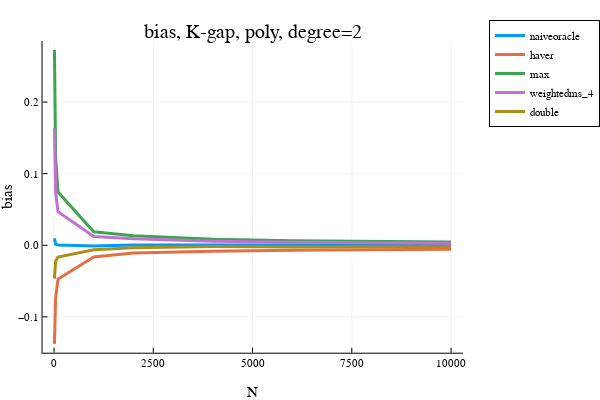

Notebook source saved alongside this figure:
### Code cell
x = opt.N_ary
i = 1; plot(x, bias[:,i], label=estimator_names[i], linewidth=3)
i = 2; plot!(x, bias[:,i], label=estimator_names[i], linewidth=3)
# i = 3; plot!(x, bias[:,i], label=estimator_names[i], linewidth=3)
i = 4; plot!(x, bias[:,i], label=estimator_names[i], linewidth=3)
i = 5; plot!(x, bias[:,i], label=estimator_names[i], linewidth=3)
i = 6; plot!(x, bias[:,i], label=estimator_names[i], linewidth=3)
plot!(xlabel="N", ylabel="bias", legend=:outertopright)  
title!("bias, K-gap, poly, degree=2")

### Figure 1 — Plotly figure (JSON) as saved in the notebook; plotly's stock layout.template omitted (floating-point values rounded to 4 significant figures)
{"data": [{"colorbar": {"title": {"text": ""}}, "legendgroup": "naiveoracle", "line": {"color": "rgba(0, 154, 250, 1.000)", "dash": "solid", "shape": "linear", "width": 3}, "mode": "lines", "name": "naiveoracle", "showlegend": true, "type": "scatter", "x": [10, 20, 40, 100, 1000, 2000, 4000, 6000, 8000, 10000], "xaxis": "x", "y": [0.009579, 0.002272, 0.001461, 0.0004929, -0.001059, 0.0004075, 0.0005265, 0.0005471, 0.0008722, 0.0005776], "yaxis": "y", "zmax": null, "zmin": null}, {"colorbar": {"title": {"text": ""}}, "legendgroup": "haver", "line": {"color": "rgba(227, 111, 71, 1.000)", "dash": "solid", "shape": "linear", "width": 3}, "mode": "lines", "name": "haver", "showlegend": true, "type": "scatter", "x": [10, 20, 40, 100, 1000, 2000, 4000, 6000, 8000, 10000], "xaxis": "x", "y": [-0.1377, -0.09951, -0.07366, -0.04724, -0.0164, -0.01095, -0.008287, -0.007043, -0.006068, -0.005471], "yaxis": "y", "zmax": null, "zmin": null}, {"colorbar": {"title": {"text": ""}}, "legendgroup": "max", "line": {"color": "rgba(62, 164, 78, 1.000)", "dash": "solid", "shape": "linear", "width": 3}, "mode": "lines", "name": "max", "showlegend": true, "type": "scatter", "x": [10, 20, 40, 100, 1000, 2000, 4000, 6000, 8000, 10000], "xaxis": "x", "y": [0.2729, 0.1856, 0.1226, 0.07422, 0.01887, 0.01335, 0.008326, 0.006396, 0.005302, 0.004468], "yaxis": "y", "zmax": null, "zmin": null}, {"colorbar": {"title": {"text": ""}}, "legendgroup": "weightedms_4", "line": {"color": "rgba(195, 113, 210, 1.000)", "dash": "solid", "shape": "linear", "width": 3}, "mode": "lines", "name": "weightedms_4", "showlegend": true, "type": "scatter", "x": [10, 20, 40, 100, 1000, 2000, 4000, 6000, 8000, 10000], "xaxis": "x", "y": [0.1631, 0.113, 0.07427, 0.04699, 0.01223, 0.00906, 0.005557, 0.004271, 0.003535, 0.00296], "yaxis": "y", "zmax": null, "zmin": null}, {"colorbar": {"title": {"text": ""}}, "legendgroup": "double", "line": {"color": "rgba(172, 142, 24, 1.000)", "dash": "solid", "shape": "linear", "width": 3}, "mode": "lines", "name": "double", "showlegend": true, "type": "scatter", "x": [10, 20, 40, 100, 1000, 2000, 4000, 6000, 8000, 10000], "xaxis": "x", "y": [-0.0466, -0.03741, -0.02218, -0.01644, -0.006392, -0.003425, -0.001833, -0.002558, -0.002716, -0.002027], "yaxis": "y", "zmax": null, "zmin": null}], "layout": {"annotations": [{"font": {"color": "rgba(0, 0, 0, 1)", "family": "sans-serif", "size": 20}, "rotation": 0, "showarrow": false, "text": "bias, K-gap, poly, degree=2", "x": 0.5424, "xanchor": "center", "xref": "paper", "y": 1, "yanchor": "top", "yref": "paper"}], "height": 400, "legend": {"bgcolor": "rgba(255, 255, 255, 1.000)", "bordercolor": "rgba(0, 0, 0, 1)", "borderwidth": 1, "font": {"color": "rgba(0, 0, 0, 1)", "family": "sans-serif", "size": 11}, "title": {"font": {"color": "rgba(0, 0, 0, 1)", "family": "sans-serif", "size": 15}, "text": ""}, "tracegroupgap": 0, "traceorder": "normal", "x": 1.05, "xanchor": "upper", "y": 1, "yanchor": "right"}, "margin": {"b": 20, "l": 0, "r": 0, "t": 20}, "paper_bgcolor": "rgba(255, 255, 255, 1.000)", "plot_bgcolor": "rgba(255, 255, 255, 1.000)", "showlegend": true, "width": 600, "xaxis": {"anchor": "y", "domain": [0.09128, 0.9934], "gridcolor": "rgba(0, 0, 0, 0.1)", "gridwidth": 0.5, "linecolor": "rgba(0, 0, 0, 1)", "mirror": false, "range": [-289.7, 10300.0], "showgrid": true, "showline": true, "showticklabels": true, "tickangle": 0, "tickcolor": "rgb(0, 0, 0)", "tickfont": {"color": "rgba(0, 0, 0, 1)", "family": "sans-serif", "size": 11}, "tickmode": "array", "ticks": "inside", "ticktext": ["0", "2500", "5000", "7500", "10000"], "tickvals": [0, 2500, 5000, 7500, 10000], "title": {"font": {"color": "rgba(0, 0, 0, 1)", "family": "sans-serif", "size": 15}, "text": "N"}, "type": "linear", "visible": true, "zeroline": false, "zerolinecolor": "rgba(0, 0, 0, 1)"}, "yaxis": {"anchor": "x", "domain": [0.07581, 0.9415], "gridcolor": "rgba(0, 0, 0, 0.1)", "gridwidth": 0.5, "linecolor": "rgba(0, 0, 0, 1)", "mirror": false, "range": [-0.15, 0.2852], "showgrid": true, "showline": true, "showticklabels": true, "tickangle": 0, "tickcolor": "rgb(0, 0, 0)", "tickfont": {"color": "rgba(0, 0, 0, 1)", "family": "sans-serif", "size": 11}, "tickmode": "array", "ticks": "inside", "ticktext": ["−0.1", "0.0", "0.1", "0.2"], "tickvals": [-0.1, 0, 0.1, 0.2], "title": {"font": {"color": "rgba(0, 0, 0, 1)", "family": "sans-serif", "size": 15}, "text": "bias"}, "type": "linear", "visible": true, "zeroline": false, "zerolinecolor": "rgba(0, 0, 0, 1)"}}}
